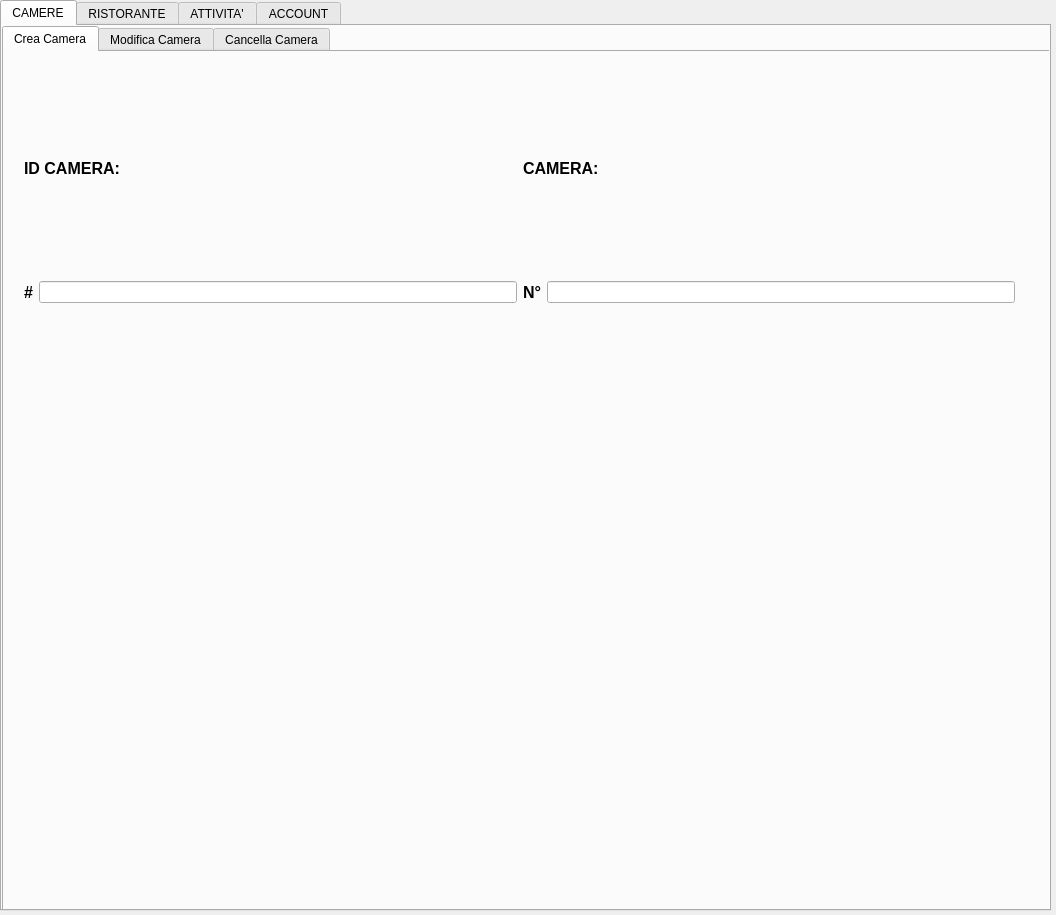
<?xml version="1.0" encoding="UTF-8"?>
<ui version="4.0">
 <class>Form</class>
 <widget class="QWidget" name="Form">
  <property name="geometry">
   <rect>
    <x>0</x>
    <y>0</y>
    <width>1056</width>
    <height>915</height>
   </rect>
  </property>
  <property name="minimumSize">
   <size>
    <width>1056</width>
    <height>915</height>
   </size>
  </property>
  <property name="maximumSize">
   <size>
    <width>1056</width>
    <height>915</height>
   </size>
  </property>
  <property name="windowTitle">
   <string>Form</string>
  </property>
  <widget class="QTabWidget" name="tabWidget">
   <property name="geometry">
    <rect>
     <x>0</x>
     <y>0</y>
     <width>1051</width>
     <height>911</height>
    </rect>
   </property>
   <property name="currentIndex">
    <number>0</number>
   </property>
   <widget class="QWidget" name="tab">
    <attribute name="title">
     <string>CAMERE</string>
    </attribute>
    <widget class="QTabWidget" name="tabWidget_2">
     <property name="geometry">
      <rect>
       <x>0</x>
       <y>0</y>
       <width>1051</width>
       <height>891</height>
      </rect>
     </property>
     <property name="currentIndex">
      <number>0</number>
     </property>
     <widget class="QWidget" name="tab_3">
      <attribute name="title">
       <string>Crea Camera</string>
      </attribute>
      <widget class="QWidget" name="gridLayoutWidget">
       <property name="geometry">
        <rect>
         <x>20</x>
         <y>10</y>
         <width>991</width>
         <height>241</height>
        </rect>
       </property>
       <layout class="QGridLayout" name="gridLayout">
        <item row="0" column="1">
         <layout class="QVBoxLayout" name="verticalLayout_2">
          <item>
           <widget class="QLabel" name="label_3">
            <property name="font">
             <font>
              <pointsize>12</pointsize>
              <weight>75</weight>
              <bold>true</bold>
             </font>
            </property>
            <property name="text">
             <string>CAMERA:</string>
            </property>
           </widget>
          </item>
          <item>
           <layout class="QHBoxLayout" name="horizontalLayout_2">
            <item>
             <widget class="QLabel" name="label_4">
              <property name="font">
               <font>
                <pointsize>12</pointsize>
                <weight>75</weight>
                <bold>true</bold>
               </font>
              </property>
              <property name="text">
               <string>N°</string>
              </property>
             </widget>
            </item>
            <item>
             <widget class="QLineEdit" name="lineEdit_2"/>
            </item>
           </layout>
          </item>
         </layout>
        </item>
        <item row="0" column="0">
         <layout class="QVBoxLayout" name="verticalLayout">
          <item>
           <widget class="QLabel" name="label">
            <property name="font">
             <font>
              <pointsize>12</pointsize>
              <weight>75</weight>
              <bold>true</bold>
             </font>
            </property>
            <property name="text">
             <string>ID CAMERA:</string>
            </property>
           </widget>
          </item>
          <item>
           <layout class="QHBoxLayout" name="horizontalLayout">
            <item>
             <widget class="QLabel" name="label_2">
              <property name="font">
               <font>
                <pointsize>12</pointsize>
                <weight>75</weight>
                <bold>true</bold>
               </font>
              </property>
              <property name="text">
               <string>#</string>
              </property>
             </widget>
            </item>
            <item>
             <widget class="QLineEdit" name="lineEdit"/>
            </item>
           </layout>
          </item>
         </layout>
        </item>
       </layout>
      </widget>
     </widget>
     <widget class="QWidget" name="tab_5">
      <attribute name="title">
       <string>Modifica Camera</string>
      </attribute>
     </widget>
     <widget class="QWidget" name="tab_6">
      <attribute name="title">
       <string>Cancella Camera</string>
      </attribute>
     </widget>
    </widget>
   </widget>
   <widget class="QWidget" name="tab_1">
    <attribute name="title">
     <string>RISTORANTE</string>
    </attribute>
   </widget>
   <widget class="QWidget" name="tab_2">
    <attribute name="title">
     <string>ATTIVITA'</string>
    </attribute>
   </widget>
   <widget class="QWidget" name="tab_4">
    <attribute name="title">
     <string>ACCOUNT</string>
    </attribute>
   </widget>
  </widget>
 </widget>
 <resources/>
 <connections/>
</ui>
